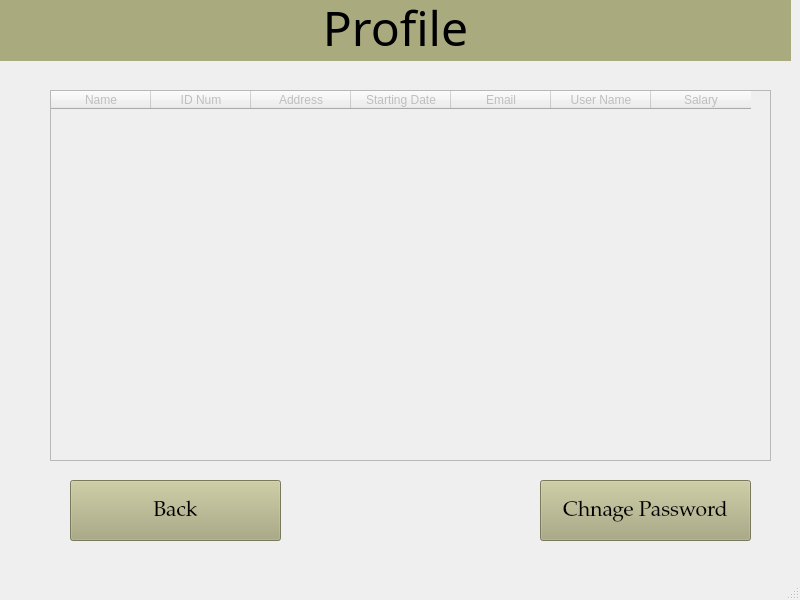
<?xml version="1.0" encoding="UTF-8"?>
<ui version="4.0">
 <class>StaffProfileWindow</class>
 <widget class="QMainWindow" name="StaffProfileWindow">
  <property name="geometry">
   <rect>
    <x>0</x>
    <y>0</y>
    <width>800</width>
    <height>600</height>
   </rect>
  </property>
  <property name="windowTitle">
   <string>MainWindow</string>
  </property>
  <widget class="QWidget" name="centralwidget">
   <widget class="QLabel" name="label">
    <property name="geometry">
     <rect>
      <x>0</x>
      <y>0</y>
      <width>791</width>
      <height>61</height>
     </rect>
    </property>
    <property name="font">
     <font>
      <family>PMingLiU-ExtB</family>
      <pointsize>36</pointsize>
     </font>
    </property>
    <property name="styleSheet">
     <string notr="true">background-color: rgb(170, 170, 127)</string>
    </property>
    <property name="text">
     <string>Profile</string>
    </property>
    <property name="alignment">
     <set>Qt::AlignBottom|Qt::AlignHCenter</set>
    </property>
   </widget>
   <widget class="QTableWidget" name="StafeProfileTable">
    <property name="enabled">
     <bool>false</bool>
    </property>
    <property name="geometry">
     <rect>
      <x>50</x>
      <y>90</y>
      <width>721</width>
      <height>371</height>
     </rect>
    </property>
    <column>
     <property name="text">
      <string>Name</string>
     </property>
    </column>
    <column>
     <property name="text">
      <string>ID Num</string>
     </property>
    </column>
    <column>
     <property name="text">
      <string>Address</string>
     </property>
    </column>
    <column>
     <property name="text">
      <string>Starting Date</string>
     </property>
    </column>
    <column>
     <property name="text">
      <string>Email</string>
     </property>
    </column>
    <column>
     <property name="text">
      <string>User Name</string>
     </property>
    </column>
    <column>
     <property name="text">
      <string>Salary</string>
     </property>
    </column>
   </widget>
   <widget class="QPushButton" name="ChnagePasswordButton">
    <property name="geometry">
     <rect>
      <x>540</x>
      <y>480</y>
      <width>211</width>
      <height>61</height>
     </rect>
    </property>
    <property name="font">
     <font>
      <family>Palatino Linotype</family>
      <pointsize>16</pointsize>
     </font>
    </property>
    <property name="cursor">
     <cursorShape>PointingHandCursor</cursorShape>
    </property>
    <property name="styleSheet">
     <string notr="true">background-color: rgb(170, 170, 127)</string>
    </property>
    <property name="text">
     <string>Chnage Password</string>
    </property>
   </widget>
   <widget class="QPushButton" name="BackButton">
    <property name="geometry">
     <rect>
      <x>70</x>
      <y>480</y>
      <width>211</width>
      <height>61</height>
     </rect>
    </property>
    <property name="font">
     <font>
      <family>Palatino Linotype</family>
      <pointsize>16</pointsize>
     </font>
    </property>
    <property name="cursor">
     <cursorShape>PointingHandCursor</cursorShape>
    </property>
    <property name="styleSheet">
     <string notr="true">background-color: rgb(170, 170, 127)</string>
    </property>
    <property name="text">
     <string>Back</string>
    </property>
   </widget>
  </widget>
  <widget class="QMenuBar" name="menubar">
   <property name="geometry">
    <rect>
     <x>0</x>
     <y>0</y>
     <width>800</width>
     <height>21</height>
    </rect>
   </property>
  </widget>
  <widget class="QStatusBar" name="statusbar"/>
 </widget>
 <resources/>
 <connections/>
</ui>
